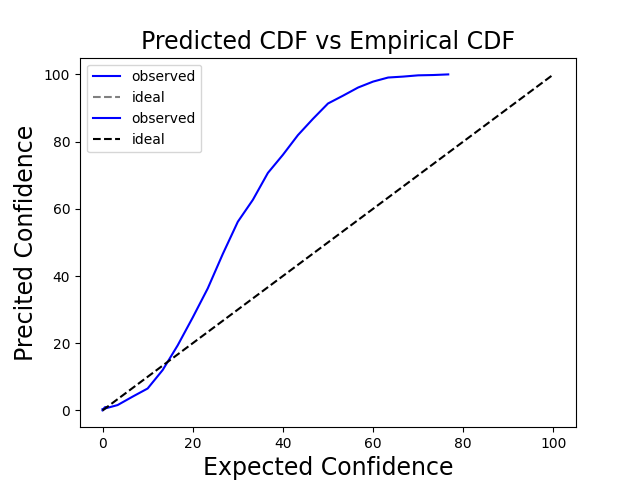

This figure's Python source:
# cd path/to/this/repo
# export PYTHONPATH=$(pwd)
import os
import json
import argparse
import numpy as np
import torch
import torch.nn as nn
from torch.utils.data import DataLoader
import matplotlib.pyplot as plt
from models_copy.HSDT import StoTransformerEncoder, HSDTEncoder
from models_copy.Regressor import Regressor
from datasets.mit_loader import MITDataset
from utils.utils import mkdir, save_to_txt
from utils.calibrated_regression import CalibratedRegression


np.random.seed(0)


def posterior_predictive(path, config):
    res = os.listdir(path)
    assert "gts_mu_sigma_lower_upper.npz" in res, f"No such file: gts_mu_sigma_lower_upper.npz"
    data = np.load(os.path.join(path, "gts_mu_sigma_lower_upper.npz"))
    gts, mu, sigma, lower, upper = data["gts"], data["mu"], data["sigma"], data["lower"], data["upper"]
    samples = np.random.normal(mu, sigma * 3, size=(config["n_sample"], len(gts)))
    return samples.T


def get_config(path):
    res = os.listdir(path)
    assert "args_json.json" in res, f"No such file: args_json.json"
    with open(os.path.join("./" "args_json.json"), "r") as f:
        config = json.load(f)
    return config


def get_data(config):
    assert config["data"] == "mit", f"dataset mismatch"
    config["data_root_dir"] = "../../../data"
    config = argparse.Namespace(**config)
    data_module = MITDataset(config)
    data_dict = data_module.get_charge()
    train_set, valid_set, test_set = data_dict["train"], data_dict["valid"], data_dict["test"]
    return train_set, valid_set, test_set


def get_model(path, config):
    fea_dim = config["fea_dim"]
    emb_dim = config["emb_dim"]
    num_layers = config["num_layers"]
    heads = config["heads"]
    k_centroid = config["k_centroid"]
    tau1 = config["tau1"]
    tau2 = config["tau2"]
    direction = config["direction"]
    dropout = config["dropout"]
    forward_expansion = config["forward_expansion"]
    out_dim = config["out_dim"]
    seq_len = config["seq_len"]
    add_conv = config["add_conv"]
    device = torch.device(config["device"])

    res = os.listdir(path)
    print(path)
    print(res)
    if "model.pth" in res:
        # without pre_net
        encoder = StoTransformerEncoder(
            fea_dim,
            emb_dim,
            num_layers,
            heads,
            k_centroid,
            tau1,
            tau2,
            direction,
            dropout,
            forward_expansion,
            max_len=128,
            device=device,
        ).to(device)
        regressor = Regressor(seq_len, emb_dim, dropout, out_dim).to(device)
        model = nn.Sequential(encoder, regressor).to(device)
        model_ckpt = torch.load(os.path.join(path, "model.pth"))
        model.load_state_dict(model_ckpt)
    elif "best_model.pkl" in res:
        # with prenet
        pre_net = nn.Conv1d(in_channels=16, out_channels=16, kernel_size=1).to(device)
        encoder = HSDTEncoder(
            fea_dim,
            emb_dim,
            num_layers,
            heads,
            k_centroid,
            tau1,
            tau2,
            direction,
            dropout,
            forward_expansion,
            max_len=128,
            device=device,
        ).to(device)
        regressor = Regressor(seq_len, emb_dim, dropout, out_dim).to(device)
        backbone = nn.Sequential(encoder, regressor)
        pre_net_ckpt = torch.load(os.path.join(path, "best_model.pkl"))["pre_net"]
        backbone_ckpt = torch.load(os.path.join(path, "best_model.pkl"))["backbone"]
        pre_net.load_state_dict(pre_net_ckpt)
        backbone.load_state_dict(backbone_ckpt)
        model = nn.Sequential(pre_net, backbone)
    return model


def calibrate(X, y, model, path, config):
    calib = CalibratedRegression(X, y, model, pp=posterior_predictive, path=path, config=config).fit()
    fig, ax = plt.subplots(nrows=1, ncols=1)
    calib.plot_calibration_curve(ax)
    exp_ci, pred_ci = calib.predicted_cdf * 100, calib.empirical_cdf * 100
    ece = np.mean(np.abs(exp_ci - pred_ci))
    plt.plot(exp_ci, pred_ci, color="blue", label="observed")
    plt.plot([0, 100], [0, 100], color="black", linestyle="dashed", label="ideal")
    plt.xlabel("Expected Confidence")
    plt.ylabel("Precited Confidence")
    plt.legend()
    plt.savefig("after_calibration.png")
    plt.close()

    return exp_ci, pred_ci, ece


def update_results(path, res):
    exp_ci = res["exp_ci"]
    pred_ci = res["pred_ci"]
    ece = res["ece"]
    res_path = os.path.join(path, "res.txt")
    assert os.path.exists(res_path), f"No such file: res.txt"
    with open(res_path, "a") as f:
        f.write(f"ece_after_recalibration: {ece}\n")
    res_path = os.path.join(path, "exp_obs_re.npz")
    np.savez(res_path, exp=exp_ci, obs=pred_ci)


if __name__ == "__main__":
    cwd = os.getcwd()
    config = get_config(cwd)
    model = get_model(cwd, config)
    train_set, valid_set, test_set = get_data(config)
    X_train, y_train = train_set[:][0].numpy(), train_set[:][1].numpy()
    X_valid, y_valid = valid_set[:][0].numpy(), valid_set[:][1].numpy()
    X_test, y_test = test_set[:][0].numpy(), test_set[:][1].numpy()

    exp_ci, pred_ci, ece = calibrate(X_test, y_test, model, cwd, config)
    # print(ece)
    update_results(cwd, {"exp_ci": exp_ci, "pred_ci": pred_ci, "ece": ece})

    del X_train, y_train
    del X_valid, y_valid
    del X_test, y_test
    del model
